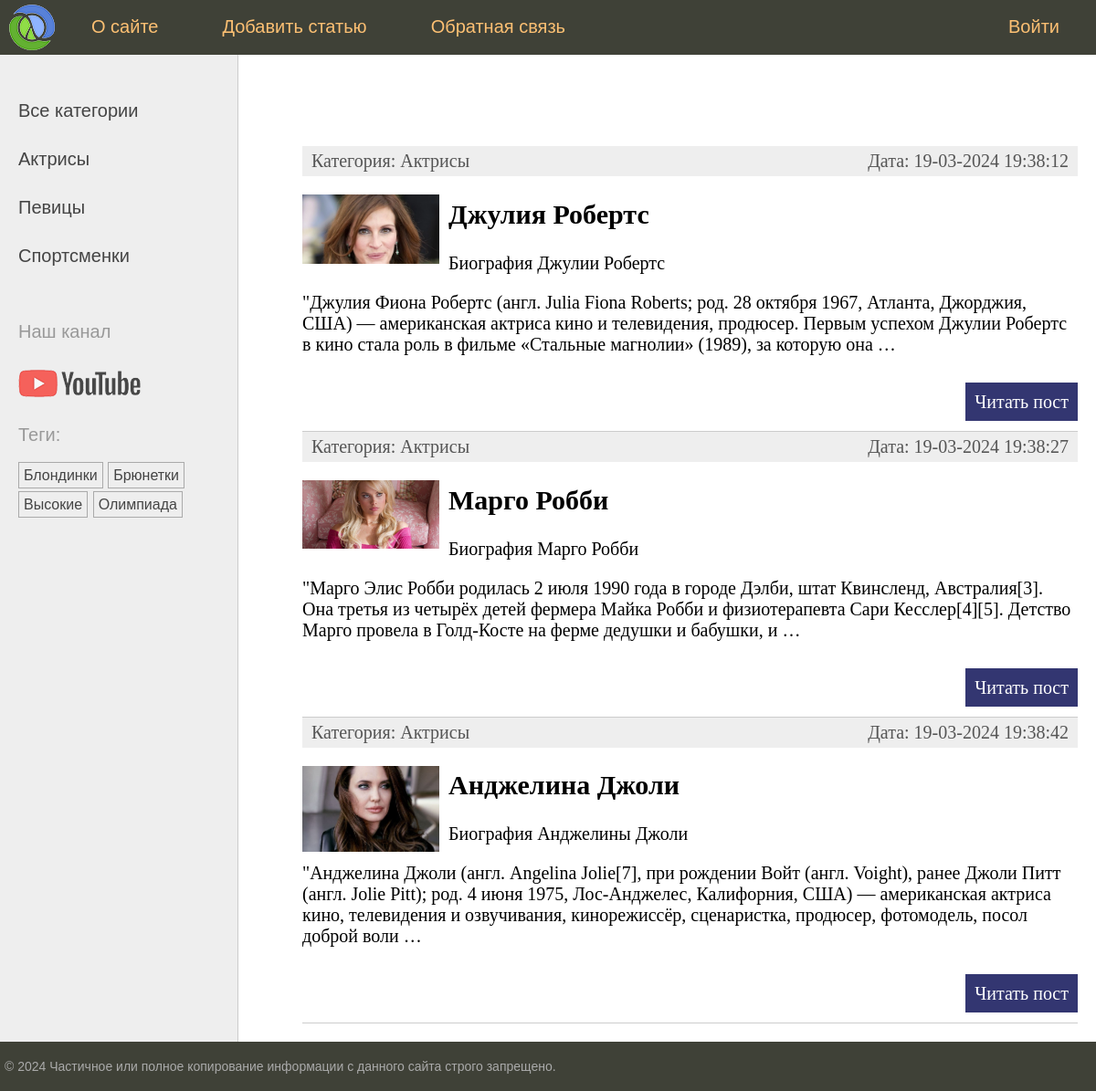
Page /category/aktrisy/ on the earlier database version.
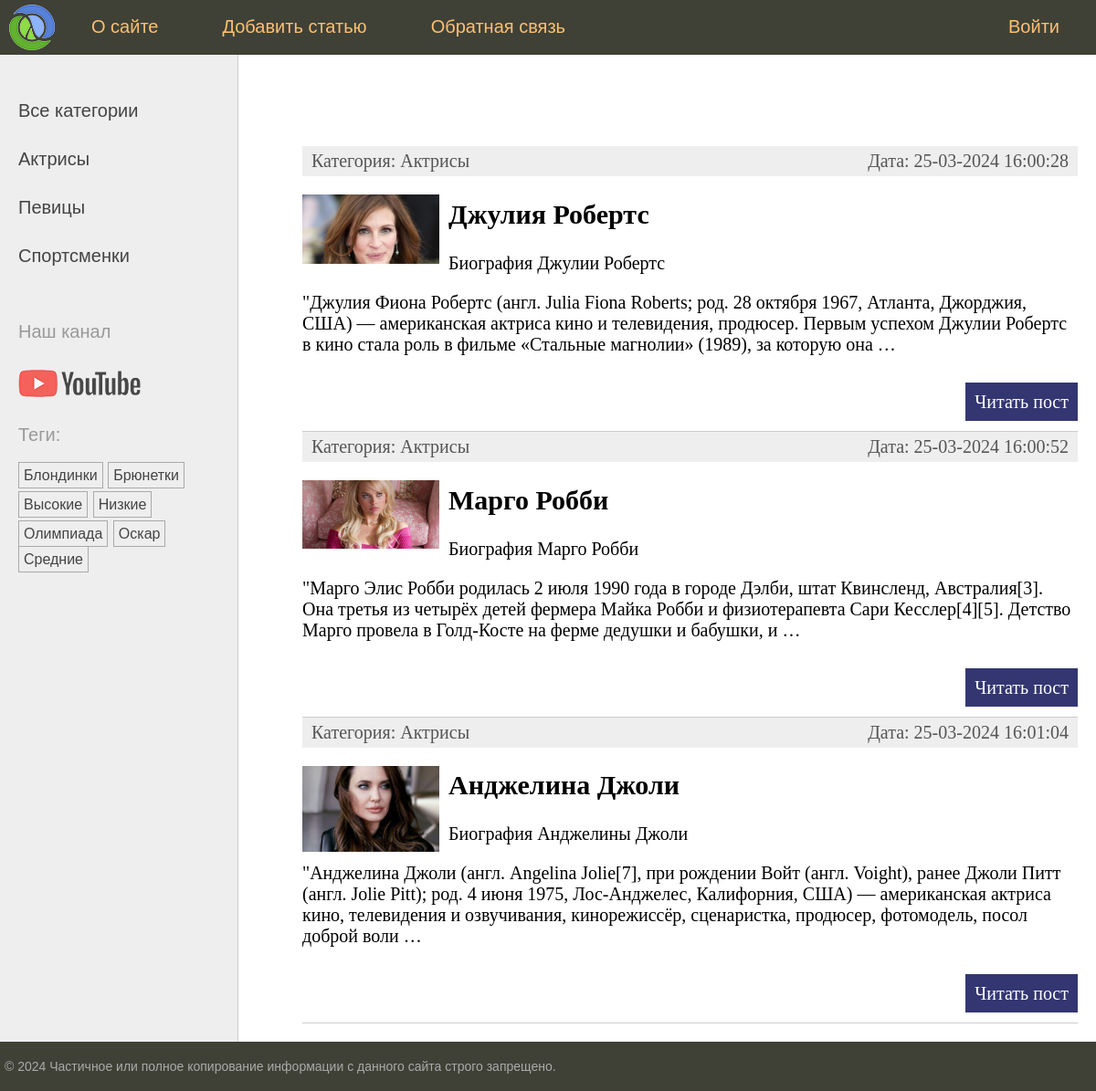
Same page on the later database version.
### women/models.py (models this page shows, shortened)
class Category(models.Model):  # Модель Category в виде класса для связи many-to-one (нашей первичной модели category)
    name = models.CharField(max_length=100, db_index=True, verbose_name="Категория")  # имя категории + индекс-е поле
    slug = models.SlugField(max_length=255, unique=True, db_index=True)  # поле для обращения по slug + index
    class Meta:  # мета класс для вывода класса Category в админ панель
        verbose_name = "Категория"
        verbose_name_plural = "Категории"
    def get_absolute_url(self):  # метод для формирования URl адреса (см шаблон в list_categories.html)
        return reverse('category', kwargs={'cat_slug': self.slug})  # возвращает с помощью reverse маршрут по

class TagPost(models.Model):  # модель для тегов наследуем от класса Model
    tag = models.CharField(max_length=100, db_index=True)  # название тега(индексированное) + max длина 100 символов
    slug = models.SlugField(max_length=255, unique=True, db_index=True)  # поле для slug (уникален и индексирован)
    def get_absolute_url(self):  # метод возвращает url для конкретного тега(также отвечает в админке-смотреть на сайте)
        return reverse('tag', kwargs={'tag_slug': self.slug})  # slug берется из бд и формируется маршрут

class Women(models.Model):  # наш класс-модель с полями для таблицы
    class Status(models.IntegerChoices):  # класс для именовывания опубликованных/не опубликованных статей в виджете
        DRAFT = 0, 'Черновик'  # название-статус в виджете в виде кортежа с int
        PUBLISHED = 1, 'Опубликовано'  # - костыль в 20 строке - преобразует 1 и 0 в булевы значения
    title = models.CharField(max_length=255, verbose_name="Заголовок")  # Заголовок с максимальным кол-во символов
    slug = models.SlugField(max_length=255, unique=True, db_index=True, verbose_name="Slug",  # связка с slug в urls
                            validators=[  # стандартные валидаторы для slug + сообщение
                                MinLengthValidator(5, message="Минимум 5 символов"),
                                MaxLengthValidator(100, message="Максимум 100 символов")])
    photo = models.ImageField(upload_to="photos/%y/%m/%d", default=None,  # поле для загрузки фото для постов +
                              blank=True, null=True, verbose_name="Фото")  # параметры загрузки(каталог, имя...)
    content = models.TextField(blank=True, verbose_name="Текст статьи")  # Поле для текста(статьи) с доступно пустым
    time_create = models.DateTimeField(auto_now_add=True, verbose_name="Время создания")  # авто заполнение времени
    time_update = models.DateTimeField(auto_now=True, verbose_name="Время изменения")  # меняющееся при каждом изменении
    is_published = models.BooleanField(choices=tuple(map(lambda x: (bool(x[0]), x[1]), Status.choices)),  # Публикация +
                                       default=Status.DRAFT, verbose_name="Статус")  # костыль "опубликовано" в админке
    cat = models.ForeignKey('Category', on_delete=models.PROTECT, related_name='posts', verbose_name="Категории")
    tags = models.ManyToManyField('TagPost', blank=True, related_name='tags', verbose_name="Теги")  # many-to-many
    husband = models.OneToOneField('Husband', on_delete=models.SET_NULL,
                                   null=True, blank=True, related_name='wuman', verbose_name="Муж")
    objects = models.Manager()  # пользовательский менеджер по умолчанию (работает, если published не активен)
    published = PublishedManager()  # пользовательский менеджер публикаций(да/нет)
    class Meta:  # спец класс для сортировки полей модели Women с методом ordering и indexes + порядок сортировки
        verbose_name = "Известные женщины"  # заголовок для админки
        verbose_name_plural = "Известные женщины"  # заголовок во множественном числе (без -s)
        ordering = ['-time_create']  # порядок сортировки
        indexes = [  # список индексированных полей для ускорения сортировки
            models.Index(fields=['-time_create'])  # class Meta - для управления сортировкой на уровне класса
        ]
    def get_absolute_url(self):  # метод, формирующий url для каждой конкретной записи
        return reverse('post', kwargs={'post_slug': self.slug})  # ф-я reverse возвращает полноценный url адрес

### women/views.py (the view)
# urls.py: path('category/<slug:cat_slug>/', views.WomenCategory.as_view(), name='category'),  # марш с префиксом для category
class WomenCategory(ListView):  # Класс-аналог ф-и show_category (отображает список статей)
    template_name = 'women/index.html'  # шаблон для использования
    context_object_name = 'posts'  # использовать posts из шаблона index.html
    allow_empty = False  # атрибут действия при пустом списке(если указать не существующий slug - то вывод 404)
    def get_queryset(self):  # метод для отображения опубликованных статей
        return Women.published.filter(cat__slug=self.kwargs['cat_slug']).select_related('cat')  # фильтр для отображения
    def get_context_data(self, **kwargs):  # метод для получения динамических данных (данные в момент запроса)
        context = super().get_context_data(**kwargs)  # вызов метода get_context_data из базового класса + параметры
        cat = context['posts'][0].cat  # posts передается из ListView(Для вывода категории по [0] индексу записи)
        context['title'] = 'Категория - ' + cat.name  # Далее прописываем нужные нам ключи
        context['menu'] = menu
        context['cat_selected'] = cat.pk  # Получение cat_selected (выбор категории по id)
        return context

### women/models.py (called while the page is built)
    def get_queryset(self):  # возвращает опубликованные посты(спец метод базового класса)
        return super().get_queryset().filter(is_published=Women.Status.PUBLISHED)  # возвращает опубликованные статьи

### women/templatetags/women_tags.py (called while the page is built)
@register.inclusion_tag('women/list_categories.html')  # inclusion тэг формирует шаблон и возвр-т фрагмент HTML-страницы
def show_categories(cat_selected=0):  # ф-я возвращает обработанную HTML-страницу
    cats = Category.objects.annotate(total=Count("posts")).filter(total__gt=0)  # вывод категорий, связанных с
    return {'cats': cats, 'cat_selected': cat_selected}  # возвращает список cats_db по переменной cats

@register.inclusion_tag('women/list_tags.html')  # шаблонный тег для отображения тегов в левом сайдбаре
def show_all_tags():
    return {'tags': TagPost.objects.annotate(total=Count("tags")).filter(total__gt=0)}  # возвращает теги из модели

### women/templates/women/index.html (shortened to what this page needs)
{% extends 'base.html' %}
{% block content %}
<ul class="list-articles">
	{% for p in posts %} <! примеры for и if>
			<li><div class="article-panel"> <! Оформление с помощью div >
	<p class="first">Категория: {{p.cat.name}}</p> <! Обращение к p.cat и отобразить название категории через models.py>
	<p class="last">Дата: {{p.time_update|date:"d-m-Y H:i:s"}}</p> <! Отображение даты и времени>
	</div>
{% if p.photo %} <! Если фото ссылается на существующее изображение - отобразить мини-фото по указанному адресу >
        <p><img class="img-article-left thumb" src="{{p.photo.url}}"></p>
{% endif %}
				<h2>{{p.title}}</h2>
    {% autoescape off %} <! Тэг управляющий за автоматическое экранирование внутри блока>
	{{p.content|linebreaks|truncatewords:40}} <! linebreaks - фильтр переноса на след строку и ограничитель символов>
    {% endautoescape %}
			<p class="link-read-post"><a href="{{ p.get_absolute_url }}">Читать пост</a></p> <! Реализация ссылки post>
			</li> <! класс + ссылка на post(кнопка читать статью) + ссылка на метод get_absolut_url
	{% endfor %}
</ul>
{% endblock %}

### templates/base.html (shortened to what this page needs)
{% load static %}
{% load women_tags %}
<html>
<head>
	<link type="text/css" href="{% static 'women/css/styles.css' %}" rel="stylesheet" />
</head>
<body>
<table class="table-page" border=0 cellpadding="0" cellspacing="0">
<tr><td valign=top>
{% block mainmenu %} <! Блок с названием mainmenu>
		<div class="header">
			<ul id="mainmenu" class="mainmenu">
			<li class="logo"><a href="{% url 'home' %}"><div class="logo"></div></a></li>
{% for m in menu %}
	{% if not forloop.last %}<li>{% else %}<li class="last">{% endif %} <! Последняя строка имеет вид last>
		<a href="{% url m.url_name %}">{{m.title}}</a></li> <! Пример оформления в столбец с помощью цикла выше>
{% endfor %}
			</ul>
		</div>
{% endblock mainmenu %}
<table class="table-content" border=0 cellpadding="0" cellspacing="0">
<tr>
	<td valign="top" class="left-chapters">
	<ul id="leftchapters">
		{% if cat_selected == 0 %} <! условие для проверки на выделение в категориях>
		<li class="selected">Все категории</li>
		{% else %}
		<li><a href="{% url 'home' %}">Все категории</a></li> <! ссылка на домашнюю страницу по else>
		{% endif %}
		{% show_categories cat_selected %} <! реализация с помощью inclusion_tag() из list_categories>
		<li class="share">
		<p>Наш канал</p>
		<a class="share-yt" href="https://www.youtube.com/" target="_blank" rel="nofollow"></a>
		</li>
		<li>{% show_all_tags %}</li>
	</ul>
</td>
<td valign="top" class="content">
	<div class="content-text">
{% block content %}
{% endblock %}
	</div>
</td></tr></table>
</td></tr>
<tr><td valign=top>
	<div id="footer">
		<p>&copy; 2024 Частичное или полное копирование информации с данного сайта строго запрещено.</p>
	</div>
</td></tr></table>
</body>
</html>

### women/templates/women/list_categories.html
{% for cat in cats %} <! Цикл с перебором переменной cats из women_tags(def show_categories)>
{% if cat_id == cat_selected %} <! Проверка на соответствие>
<li class="selected">{{cat.name}}</li> <! Если проверка проходит, то вступает оформление со стилем selected>
{% else %}
<li><a href="{{ cat.get_absolute_url }}">{{cat.name}}</a></li> <! get_absolute_url формирует url адрес + ключ name>
{% endif %}
{% endfor %}

### women/templates/women/list_tags.html
{% if tags %} <! Шаблон для проверки на наличие тегов и формирование список из ссылок на тот или иной тег>
    <p>Теги:</p>
    <ul class="tags-list">
        {% for t in tags %} <! Перебрать все теги из TagPost>
        <li><a href="{{t.get_absolute_url}}">{{t.tag}}</a></li> <! Сформиров list из ссылок, отображая адрес и название>
        {% endfor %}
    </ul>
{% endif %}

### women/static/women/css/styles.css (style rules this page uses)
html, body { font-family: 'Arial'; margin: 0; padding: 0; height: 100%; width: 100%; color: #444; }
a { color: #0059b2; text-decoration: none; }
img { max-width: 600px; height: auto; }
img.img-article-left { max-width: 300px; height: auto; float: left; padding: 0 10px 10px 0; }
img.img-article-left.thumb { max-width: 150px; height: auto; }
p.link-read-post { text-align: right; }
p.link-read-post a { padding: 10px; min-width: 100px; background: #333671; color: #fff; text-decoration: none; }
div.article-panel { background: #eee; padding: 5px 10px 5px 10px; box-sizing: border-box; overflow: hidden; color: #555; }
div.article-panel p.first { margin: 0; float: left; }
div.article-panel p.last { margin: 0; float: right; }
ul.list-articles { list-style: none; margin: 0; padding: 0; }
ul.list-articles li { border-bottom: 1px solid #ccc; }
.table-page { width: 100%; height: 100%; vertical-align: top; }
.table-page tr { height: 100%; }
.header { background: #3F4137; height: 60px; }
.logo { background: url('../images/logo.png') no-repeat 10px 5px; width: 70px; height: 60px; }
ul.mainmenu { list-style: none; margin: 0; padding: 0; height: 60px; color: #fdc073; font-size: 20px; overflow: hidden; }
ul.mainmenu li { float: left; margin: 18px 40px 0 30px; }
ul.mainmenu li.logo { margin: 0; }
ul.mainmenu li.last { float: right; }
ul.mainmenu li a { color: #fdc073; text-decoration: none; }
.table-content { width: 100%; min-height: 100%; height: 100%; }
.left-chapters { margin: 0; background: #eee; border-right: 1px solid #ccc; }
.left-chapters ul { width: 230px; margin: 0; padding: 20px 10px 10px 20px; list-style: none; font-size: 20px; }
.left-chapters ul li { margin: 30px 0 0 0; color: #999; }
.left-chapters ul li a { color: #444; text-decoration: none; }
.left-chapters ul li.share { margin: 60px 0 0 0; }
.left-chapters ul li.share p { margin: 30px 0 30px 0; }
.left-chapters ul li.share a { display: inline-block; width: 40px; height: 40px; margin: 0 20px 0 0; }
.left-chapters ul li.share a.share-yt { width: 100%; height: 30px; background: url('../images/share_yt.png') no-repeat 0 0 }
ul.tags-list { width: 100%; margin: 0; padding: 0; list-style: none; }
ul.tags-list li { margin: 0; padding: 0 0 10px; display: inline-block; }
ul.tags-list li a { padding: 5px; font-size: 16px; border: 1px solid #aaa; }
.content { padding: 40px 20px 20px 40px; width: 100%; box-sizing: border-box; }
.content-text { margin: 60px 0 0 30px; color: #000; font-size: 20px; font-family: Yandex Sans Display Light; }
#footer { box-sizing: border-box; background: #3F4137; padding: 5px; color: #aaa; font-size: 14px; font-family: Verdana, Geneva, Arial, Helvetica; text-align: left; overflow: hidden; }

Differences in the rows shown:
now on this page (row unchanged): TagPost: tag "Низкие"
now on this page (row unchanged): TagPost: tag "Оскар"
now on this page (row unchanged): TagPost: tag "Средние"
changed Women "Джулия Робертс": time_update "19-03-2024 19:38:12" → "25-03-2024 16:00:28"
changed Women "Марго Робби": time_update "19-03-2024 19:38:27" → "25-03-2024 16:00:52"
changed Women "Анджелина Джоли": time_update "19-03-2024 19:38:42" → "25-03-2024 16:01:04"
